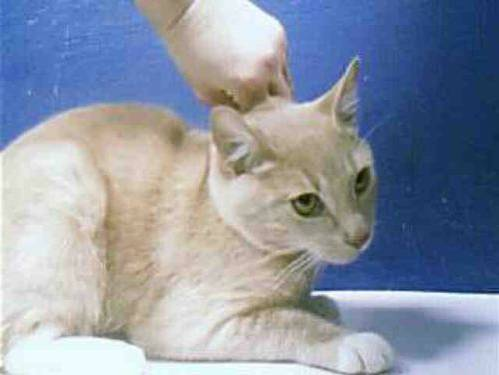
#> input picture dogs-vs-cats/cats/cat.1051.jpg, 499 x 375 px, found by its file name; its folder holds 4 pictures in this run
$ jupyter execute --allow-errors SupportVectorMachine.ipynb
#> lines starting #> are read from the running program, lines starting #| are printed output that depends on the picture
[cell 1]
import os
import cv2
import numpy as np
from sklearn.svm import SVC
import matplotlib.pyplot as plt
from sklearn.metrics import accuracy_score
from sklearn.model_selection import train_test_split

[cell 2]
def loadingImages(folder, target_size=(100, 100)):
#> called with folder = '../PRODIGY_ML_03/dogs-vs-cats/cats', target_size = (100, 100)
    images = []
    labels = []
    for filename in os.listdir(folder):
        label = filename.split('.')[0]
        img = cv2.imread(os.path.join(folder, filename))
#> img is the input picture: shape (375, 499, 3); mean B, G, R 165, 149.3, 141
        if img is not None:
            img = cv2.resize(img, target_size)
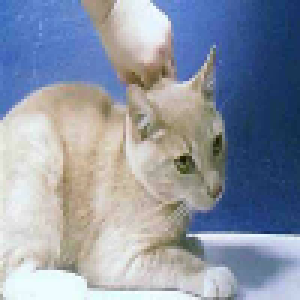
#> img: shape (100, 100, 3) (shown 3 times larger); mean B, G, R 165, 149.2, 140.9
            images.append(img)
            labels.append(label)
#> pass 2 of the loop in loadingImages, `for filename in os.listdir(folder):`:
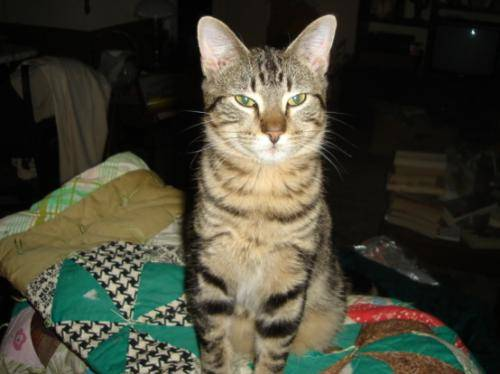
#> input picture dogs-vs-cats/cats/cat.1070.jpg, 500 x 374 px, found by its file name
#> in loadingImages, img is the input picture: shape (374, 500, 3); mean B, G, R 52.8, 67, 67.9
#> in loadingImages, `img = cv2.resize(img, target_size)`:
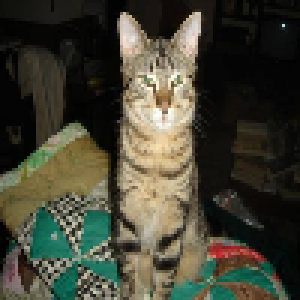
#> img: shape (100, 100, 3) (shown 3 times larger); mean B, G, R 52.7, 67, 67.9
#> pass 3 of the loop in loadingImages, `for filename in os.listdir(folder):`:
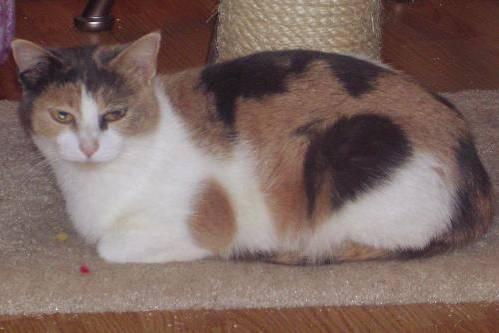
#> input picture dogs-vs-cats/cats/cat.1089.jpg, 499 x 333 px, found by its file name
#> in loadingImages, img is the input picture: shape (333, 499, 3); mean B, G, R 97.3, 103, 124.5
#> in loadingImages, `img = cv2.resize(img, target_size)`:
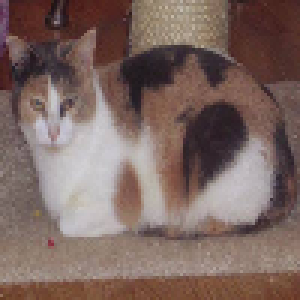
#> img: shape (100, 100, 3) (shown 3 times larger); mean B, G, R 97.1, 102.9, 124.3
#> the loop made 4 passes; the first 3 are shown
    return images, labels

[cell 3]
cat_images, cat_labels = loadingImages('../PRODIGY_ML_03/dogs-vs-cats/cats')
#> (the rest of this cell did not finish here and is left out)


#> (a cell that did not finish here is left out)

#> (a cell that did not finish here is left out)

#> (a cell that did not finish here is left out)

#> (a cell that did not finish here is left out)

[cell 8]
svm_classifier = SVC(kernel='linear')
#> (the rest of this cell did not finish here and is left out)

#> (a cell that did not finish here is left out)

#> (a cell that did not finish here is left out)

#> (a cell that did not finish here is left out)
